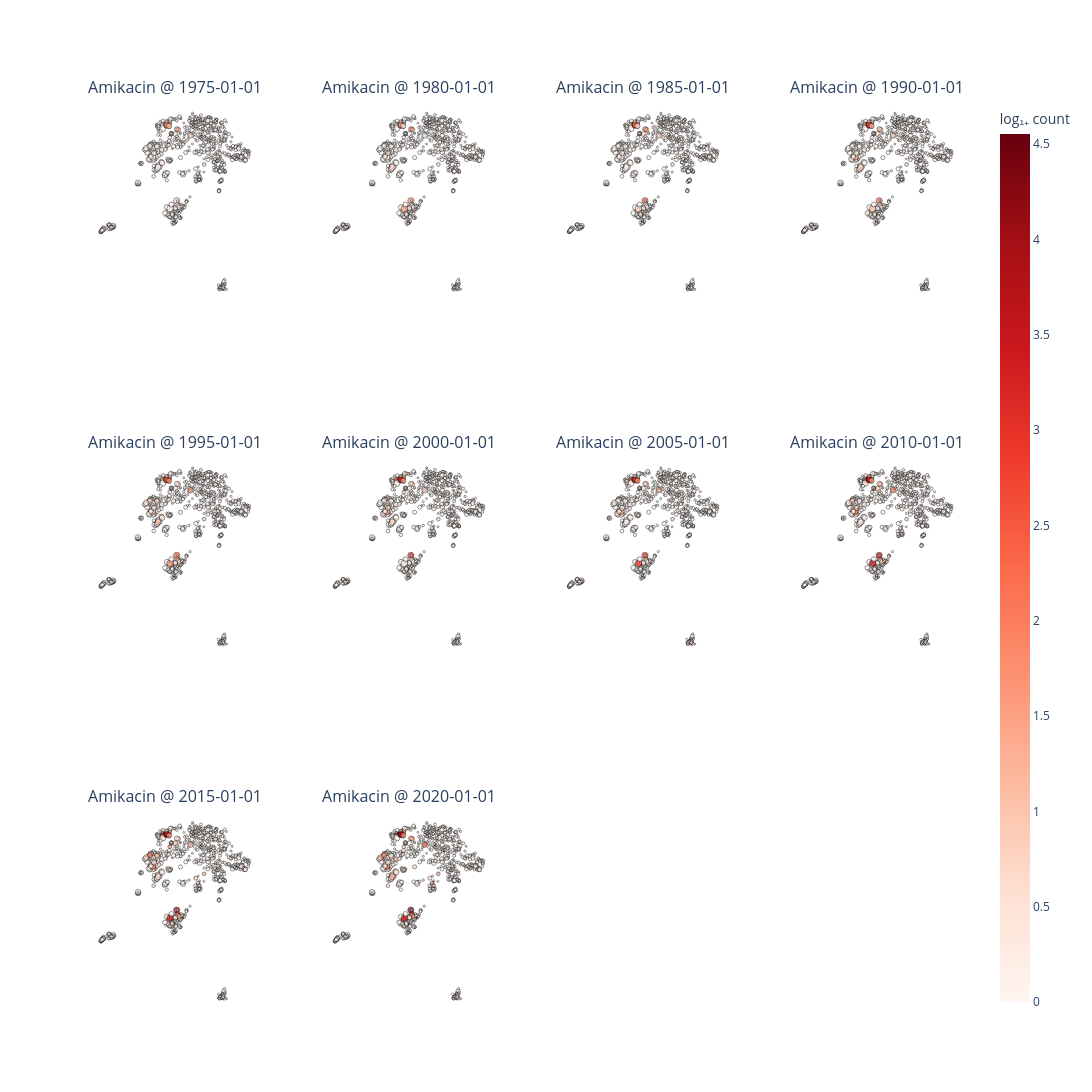

Here is the notebook cell this chart was saved with:
### Code cell
_ = plot_umap_antibiotic_activity(
    data_df,
    amr_df,
    antibiotic=antibiotic,
    date=date,
    embedding_column=embedding_column,
    cmap="Reds",
    min_n_causation=3,
    max_marker_size=5,
    min_marker_size=1,
    image_size=(700,400)
)

### Figure 1 — Plotly figure (JSON) as saved in the notebook; plotly's stock layout.template omitted (floating-point values rounded to 4 significant figures; data arrays with more than 128 entries replaced by an {"elided": "..."} marker saying what was removed)
{"data": [{"hovertemplate": "%{text}<extra></extra>", "marker": {"color": {"elided": "773 float values"}, "coloraxis": "coloraxis", "line": {"color": "black", "width": 0.6}, "size": {"elided": "773 float values"}}, "mode": "markers", "text": {"elided": "773 str values"}, "type": "scatter", "x": {"elided": "773 float values"}, "xaxis": "x", "y": {"elided": "773 float values"}, "yaxis": "y"}, {"hovertemplate": "%{text}<extra></extra>", "marker": {"color": {"elided": "773 float values"}, "coloraxis": "coloraxis", "line": {"color": "black", "width": 0.6}, "size": {"elided": "773 float values"}}, "mode": "markers", "text": {"elided": "773 str values"}, "type": "scatter", "x": {"elided": "773 float values"}, "xaxis": "x2", "y": {"elided": "773 float values"}, "yaxis": "y2"}, {"hovertemplate": "%{text}<extra></extra>", "marker": {"color": {"elided": "773 float values"}, "coloraxis": "coloraxis", "line": {"color": "black", "width": 0.6}, "size": {"elided": "773 float values"}}, "mode": "markers", "text": {"elided": "773 str values"}, "type": "scatter", "x": {"elided": "773 float values"}, "xaxis": "x3", "y": {"elided": "773 float values"}, "yaxis": "y3"}, {"hovertemplate": "%{text}<extra></extra>", "marker": {"color": {"elided": "773 float values"}, "coloraxis": "coloraxis", "line": {"color": "black", "width": 0.6}, "size": {"elided": "773 float values"}}, "mode": "markers", "text": {"elided": "773 str values"}, "type": "scatter", "x": {"elided": "773 float values"}, "xaxis": "x4", "y": {"elided": "773 float values"}, "yaxis": "y4"}, {"hovertemplate": "%{text}<extra></extra>", "marker": {"color": {"elided": "773 float values"}, "coloraxis": "coloraxis", "line": {"color": "black", "width": 0.6}, "size": {"elided": "773 float values"}}, "mode": "markers", "text": {"elided": "773 str values"}, "type": "scatter", "x": {"elided": "773 float values"}, "xaxis": "x5", "y": {"elided": "773 float values"}, "yaxis": "y5"}, {"hovertemplate": "%{text}<extra></extra>", "marker": {"color": {"elided": "773 float values"}, "coloraxis": "coloraxis", "line": {"color": "black", "width": 0.6}, "size": {"elided": "773 float values"}}, "mode": "markers", "text": {"elided": "773 str values"}, "type": "scatter", "x": {"elided": "773 float values"}, "xaxis": "x6", "y": {"elided": "773 float values"}, "yaxis": "y6"}, {"hovertemplate": "%{text}<extra></extra>", "marker": {"color": {"elided": "773 float values"}, "coloraxis": "coloraxis", "line": {"color": "black", "width": 0.6}, "size": {"elided": "773 float values"}}, "mode": "markers", "text": {"elided": "773 str values"}, "type": "scatter", "x": {"elided": "773 float values"}, "xaxis": "x7", "y": {"elided": "773 float values"}, "yaxis": "y7"}, {"hovertemplate": "%{text}<extra></extra>", "marker": {"color": {"elided": "773 float values"}, "coloraxis": "coloraxis", "line": {"color": "black", "width": 0.6}, "size": {"elided": "773 float values"}}, "mode": "markers", "text": {"elided": "773 str values"}, "type": "scatter", "x": {"elided": "773 float values"}, "xaxis": "x8", "y": {"elided": "773 float values"}, "yaxis": "y8"}, {"hovertemplate": "%{text}<extra></extra>", "marker": {"color": {"elided": "773 float values"}, "coloraxis": "coloraxis", "line": {"color": "black", "width": 0.6}, "size": {"elided": "773 float values"}}, "mode": "markers", "text": {"elided": "773 str values"}, "type": "scatter", "x": {"elided": "773 float values"}, "xaxis": "x9", "y": {"elided": "773 float values"}, "yaxis": "y9"}, {"hovertemplate": "%{text}<extra></extra>", "marker": {"color": {"elided": "773 float values"}, "coloraxis": "coloraxis", "line": {"color": "black", "width": 0.6}, "size": {"elided": "773 float values"}}, "mode": "markers", "text": {"elided": "773 str values"}, "type": "scatter", "x": {"elided": "773 float values"}, "xaxis": "x10", "y": {"elided": "773 float values"}, "yaxis": "y10"}], "layout": {"annotations": [{"font": {"size": 16}, "showarrow": false, "text": "Amikacin @ 1975-01-01", "x": 0.1062, "xanchor": "center", "xref": "paper", "y": 1, "yanchor": "bottom", "yref": "paper"}, {"font": {"size": 16}, "showarrow": false, "text": "Amikacin @ 1980-01-01", "x": 0.3688, "xanchor": "center", "xref": "paper", "y": 1, "yanchor": "bottom", "yref": "paper"}, {"font": {"size": 16}, "showarrow": false, "text": "Amikacin @ 1985-01-01", "x": 0.6313, "xanchor": "center", "xref": "paper", "y": 1, "yanchor": "bottom", "yref": "paper"}, {"font": {"size": 16}, "showarrow": false, "text": "Amikacin @ 1990-01-01", "x": 0.8938, "xanchor": "center", "xref": "paper", "y": 1, "yanchor": "bottom", "yref": "paper"}, {"font": {"size": 16}, "showarrow": false, "text": "Amikacin @ 1995-01-01", "x": 0.1062, "xanchor": "center", "xref": "paper", "y": 0.6111, "yanchor": "bottom", "yref": "paper"}, {"font": {"size": 16}, "showarrow": false, "text": "Amikacin @ 2000-01-01", "x": 0.3688, "xanchor": "center", "xref": "paper", "y": 0.6111, "yanchor": "bottom", "yref": "paper"}, {"font": {"size": 16}, "showarrow": false, "text": "Amikacin @ 2005-01-01", "x": 0.6313, "xanchor": "center", "xref": "paper", "y": 0.6111, "yanchor": "bottom", "yref": "paper"}, {"font": {"size": 16}, "showarrow": false, "text": "Amikacin @ 2010-01-01", "x": 0.8938, "xanchor": "center", "xref": "paper", "y": 0.6111, "yanchor": "bottom", "yref": "paper"}, {"font": {"size": 16}, "showarrow": false, "text": "Amikacin @ 2015-01-01", "x": 0.1062, "xanchor": "center", "xref": "paper", "y": 0.2222, "yanchor": "bottom", "yref": "paper"}, {"font": {"size": 16}, "showarrow": false, "text": "Amikacin @ 2020-01-01", "x": 0.3688, "xanchor": "center", "xref": "paper", "y": 0.2222, "yanchor": "bottom", "yref": "paper"}], "coloraxis": {"cmax": 4.554, "cmin": 0, "colorbar": {"title": {"text": "log₁₊ count"}}, "colorscale": [[0, "rgb(255,245,240)"], [0.125, "rgb(254,224,210)"], [0.25, "rgb(252,187,161)"], [0.375, "rgb(252,146,114)"], [0.5, "rgb(251,106,74)"], [0.625, "rgb(239,59,44)"], [0.75, "rgb(203,24,29)"], [0.875, "rgb(165,15,21)"], [1, "rgb(103,0,13)"]]}, "height": 1500, "paper_bgcolor": "white", "plot_bgcolor": "white", "showlegend": false, "width": 2000, "xaxis": {"anchor": "y", "domain": [0, 0.2125], "showgrid": false, "visible": false, "zeroline": false}, "xaxis10": {"anchor": "y10", "domain": [0.2625, 0.475], "showgrid": false, "visible": false, "zeroline": false}, "xaxis11": {"anchor": "y11", "domain": [0.525, 0.7375]}, "xaxis12": {"anchor": "y12", "domain": [0.7875, 1]}, "xaxis2": {"anchor": "y2", "domain": [0.2625, 0.475], "showgrid": false, "visible": false, "zeroline": false}, "xaxis3": {"anchor": "y3", "domain": [0.525, 0.7375], "showgrid": false, "visible": false, "zeroline": false}, "xaxis4": {"anchor": "y4", "domain": [0.7875, 1], "showgrid": false, "visible": false, "zeroline": false}, "xaxis5": {"anchor": "y5", "domain": [0, 0.2125], "showgrid": false, "visible": false, "zeroline": false}, "xaxis6": {"anchor": "y6", "domain": [0.2625, 0.475], "showgrid": false, "visible": false, "zeroline": false}, "xaxis7": {"anchor": "y7", "domain": [0.525, 0.7375], "showgrid": false, "visible": false, "zeroline": false}, "xaxis8": {"anchor": "y8", "domain": [0.7875, 1], "showgrid": false, "visible": false, "zeroline": false}, "xaxis9": {"anchor": "y9", "domain": [0, 0.2125], "showgrid": false, "visible": false, "zeroline": false}, "yaxis": {"anchor": "x", "domain": [0.7778, 1], "scaleanchor": "x", "scaleratio": 1, "showgrid": false, "visible": false, "zeroline": false}, "yaxis10": {"anchor": "x10", "domain": [0, 0.2222], "scaleanchor": "x10", "scaleratio": 1, "showgrid": false, "visible": false, "zeroline": false}, "yaxis11": {"anchor": "x11", "domain": [0, 0.2222]}, "yaxis12": {"anchor": "x12", "domain": [0, 0.2222]}, "yaxis2": {"anchor": "x2", "domain": [0.7778, 1], "scaleanchor": "x2", "scaleratio": 1, "showgrid": false, "visible": false, "zeroline": false}, "yaxis3": {"anchor": "x3", "domain": [0.7778, 1], "scaleanchor": "x3", "scaleratio": 1, "showgrid": false, "visible": false, "zeroline": false}, "yaxis4": {"anchor": "x4", "domain": [0.7778, 1], "scaleanchor": "x4", "scaleratio": 1, "showgrid": false, "visible": false, "zeroline": false}, "yaxis5": {"anchor": "x5", "domain": [0.3889, 0.6111], "scaleanchor": "x5", "scaleratio": 1, "showgrid": false, "visible": false, "zeroline": false}, "yaxis6": {"anchor": "x6", "domain": [0.3889, 0.6111], "scaleanchor": "x6", "scaleratio": 1, "showgrid": false, "visible": false, "zeroline": false}, "yaxis7": {"anchor": "x7", "domain": [0.3889, 0.6111], "scaleanchor": "x7", "scaleratio": 1, "showgrid": false, "visible": false, "zeroline": false}, "yaxis8": {"anchor": "x8", "domain": [0.3889, 0.6111], "scaleanchor": "x8", "scaleratio": 1, "showgrid": false, "visible": false, "zeroline": false}, "yaxis9": {"anchor": "x9", "domain": [0, 0.2222], "scaleanchor": "x9", "scaleratio": 1, "showgrid": false, "visible": false, "zeroline": false}}}
